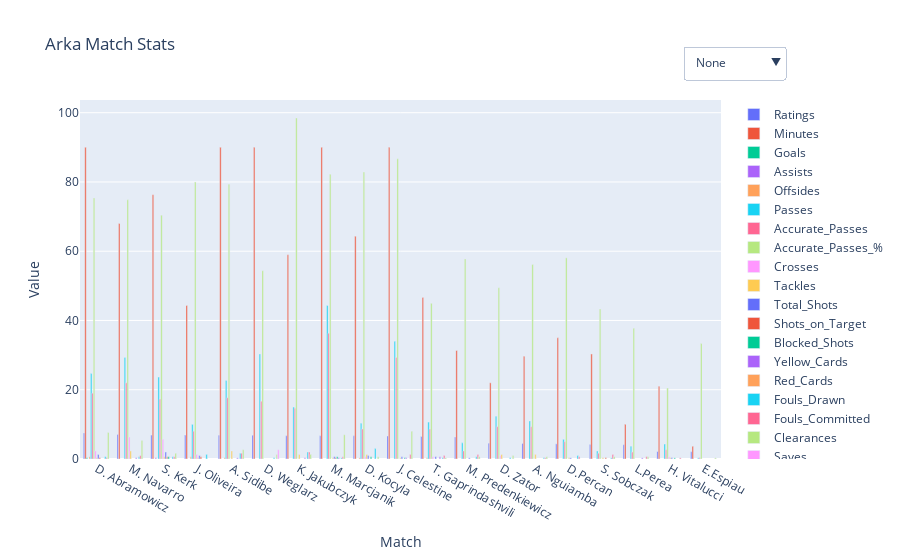

This figure's notebook cell:
### Code cell
# Create the figure
from torch import layout


fig = go.Figure()

# List of metrics to plot
metrics = ['Ratings', 'Minutes', 'Goals', 'Assists', 'Offsides', 'Passes',
       'Accurate_Passes', 'Accurate_Passes_%', 'Crosses', 'Tackles',
       'Total_Shots', 'Shots_on_Target', 'Blocked_Shots', 'Yellow_Cards',
       'Red_Cards', 'Fouls_Drawn', 'Fouls_Committed', 'Clearances', 'Saves']

# Add traces for each metric
for metric in metrics:
    filtered_data = data[data[metrics] >  0]
    sorted_df = filtered_data.sort_values(by=metric, ascending=False)
    
    fig.add_trace(go.Bar(x=sorted_df.index, y=sorted_df[metric], name=metric))


# Define visibility matrix
n = len(metrics)
visibility_matrix = {
    "None": [False] * n,
    "AVG Rating": [metric in ['Ratings'] for metric in metrics],
    "Minutes": [metric in ['Minutes'] for metric in metrics],
    "Passes": [metric in ['Passes', 'Accurate_Passes', 'Accurate_Passes_%', 'Crosses'] for metric in metrics],
    "Attack": [metric in ['Goals', 'Assists', 'Total_Shots', 'Shots_on_Target', 'Shots_Inside_Box', 'Shots_Outside_Box'] for metric in metrics],
    "Defense": [metric in ['Tackles', 'Fouls_Drawn', 'Fouls_Committed', 'Saves'] for metric in metrics],
    "Cards": [metric in ['Yellow_Cards', 'Red_Cards'] for metric in metrics],
    "All": [True] * n
}

# Create buttons
buttons = [
    dict(label=label,
         method="update",
         args=[{"visible": visibility},
               {"title": f"Arka Match Stats: {label}"}])
    for label, visibility in visibility_matrix.items()
]

# Add dropdown to figure
fig.update_layout(
    updatemenus=[dict(
        active=0,
        buttons=buttons,
        x=1.1,
        y=1.15
    )],
    title="Arka Match Stats",
    xaxis_title="Match",
    yaxis_title="Value",
    barmode='group'
)

fig.show()
fig.write_html("arka_stats_players.html")

### Figure 1 — Plotly figure (JSON) as saved in the notebook; plotly's stock layout.template omitted (floating-point values rounded to 4 significant figures)
{"data": [{"name": "Ratings", "type": "bar", "x": ["D. Abramowicz", "M. Navarro", "S. Kerk", "J. Oliveira", "A. Sidibe", "D. Weglarz", "K. Jakubczyk", "M. Marcjanik", "D. Kocyla", "J. Celestine", "T. Gaprindashvili", "M. Predenkiewicz", "D. Zator", "A. Nguiamba", "D.Percan", "S. Sobczak", "L.Perea", "H. Vitalucci", "E.Espiau"], "y": [7.53, 7.1, 6.91, 6.9, 6.86, 6.85, 6.73, 6.72, 6.71, 6.66, 6.5, 6.36, 4.53, 4.49, 4.37, 4.22, 4.13, 2.15, 2.11]}, {"name": "Minutes", "type": "bar", "x": ["D. Abramowicz", "J. Celestine", "A. Sidibe", "M. Marcjanik", "D. Weglarz", "S. Kerk", "M. Navarro", "D. Kocyla", "K. Jakubczyk", "T. Gaprindashvili", "J. Oliveira", "D.Percan", "M. Predenkiewicz", "S. Sobczak", "A. Nguiamba", "D. Zator", "H. Vitalucci", "L.Perea", "E.Espiau"], "y": [90.0, 90.0, 90.0, 90.0, 90.0, 76.33, 68.0, 64.33, 59.0, 46.67, 44.33, 35.0, 31.33, 30.33, 29.67, 22.0, 21.0, 10.0, 3.67]}, {"name": "Goals", "type": "bar", "x": ["D. Abramowicz", "S. Kerk", "J. Oliveira", "A. Nguiamba", "D. Zator", "K. Jakubczyk", "D. Kocyla", "D. Weglarz", "M. Navarro", "T. Gaprindashvili", "D.Percan", "M. Marcjanik", "A. Sidibe", "H. Vitalucci", "J. Celestine", "S. Sobczak", "M. Predenkiewicz", "L.Perea", "E.Espiau"], "y": [0.33, NaN, NaN, NaN, NaN, NaN, NaN, NaN, NaN, NaN, NaN, NaN, NaN, NaN, NaN, NaN, NaN, NaN, NaN]}, {"name": "Assists", "type": "bar", "x": ["S. Kerk", "D. Abramowicz", "J. Oliveira", "A. Nguiamba", "D. Zator", "K. Jakubczyk", "D. Kocyla", "D. Weglarz", "M. Navarro", "T. Gaprindashvili", "D.Percan", "M. Marcjanik", "A. Sidibe", "H. Vitalucci", "J. Celestine", "S. Sobczak", "M. Predenkiewicz", "L.Perea", "E.Espiau"], "y": [0.33, NaN, NaN, NaN, NaN, NaN, NaN, NaN, NaN, NaN, NaN, NaN, NaN, NaN, NaN, NaN, NaN, NaN, NaN]}, {"name": "Offsides", "type": "bar", "x": ["D. Abramowicz", "J. Oliveira", "D. Kocyla", "T. Gaprindashvili", "A. Sidibe", "S. Kerk", "A. Nguiamba", "D. Zator", "K. Jakubczyk", "D. Weglarz", "M. Navarro", "D.Percan", "M. Marcjanik", "H. Vitalucci", "J. Celestine", "S. Sobczak", "M. Predenkiewicz", "L.Perea", "E.Espiau"], "y": [0.67, 0.67, 0.33, 0.33, 0.33, NaN, NaN, NaN, NaN, NaN, NaN, NaN, NaN, NaN, NaN, NaN, NaN, NaN, NaN]}, {"name": "Passes", "type": "bar", "x": ["M. Marcjanik", "J. Celestine", "D. Weglarz", "M. Navarro", "D. Abramowicz", "S. Kerk", "A. Sidibe", "K. Jakubczyk", "D. Zator", "A. Nguiamba", "T. Gaprindashvili", "D. Kocyla", "J. Oliveira", "D.Percan", "M. Predenkiewicz", "H. Vitalucci", "L.Perea", "S. Sobczak", "E.Espiau"], "y": [44.33, 34.0, 30.33, 29.33, 24.67, 23.67, 22.67, 15.0, 12.33, 11.0, 10.67, 10.33, 10.0, 5.67, 4.67, 4.33, 3.67, 2.33, 0.33]}, {"name": "Accurate_Passes", "type": "bar", "x": ["M. Marcjanik", "J. Celestine", "M. Navarro", "D. Abramowicz", "A. Sidibe", "S. Kerk", "D. Weglarz", "K. Jakubczyk", "A. Nguiamba", "D. Zator", "T. Gaprindashvili", "D. Kocyla", "J. Oliveira", "D.Percan", "H. Vitalucci", "M. Predenkiewicz", "L.Perea", "S. Sobczak", "E.Espiau"], "y": [36.33, 29.33, 22.0, 19.0, 17.67, 17.33, 16.67, 14.67, 9.33, 9.33, 8.67, 8.67, 8.0, 5.0, 2.67, 2.33, 2.0, 1.67, 0.33]}, {"name": "Accurate_Passes_%", "type": "bar", "x": ["K. Jakubczyk", "J. Celestine", "D. Kocyla", "M. Marcjanik", "J. Oliveira", "A. Sidibe", "D. Abramowicz", "M. Navarro", "S. Kerk", "D.Percan", "M. Predenkiewicz", "A. Nguiamba", "D. Weglarz", "D. Zator", "T. Gaprindashvili", "S. Sobczak", "L.Perea", "E.Espiau", "H. Vitalucci"], "y": [98.48, 86.68, 82.86, 82.21, 80.0, 79.31, 75.35, 74.84, 70.4, 58.08, 57.78, 56.17, 54.37, 49.47, 44.95, 43.33, 37.78, 33.33, 20.51]}, {"name": "Crosses", "type": "bar", "x": ["M. Navarro", "S. Kerk", "D. Abramowicz", "J. Oliveira", "D. Zator", "D. Kocyla", "T. Gaprindashvili", "H. Vitalucci", "A. Nguiamba", "K. Jakubczyk", "D. Weglarz", "D.Percan", "M. Marcjanik", "A. Sidibe", "J. Celestine", "S. Sobczak", "M. Predenkiewicz", "L.Perea", "E.Espiau"], "y": [6.33, 5.67, 2.33, 1.33, 1.0, 0.67, 0.67, 0.67, NaN, NaN, NaN, NaN, NaN, NaN, NaN, NaN, NaN, NaN, NaN]}, {"name": "Tackles", "type": "bar", "x": ["M. Navarro", "A. Sidibe", "A. Nguiamba", "D. Zator", "K. Jakubczyk", "D. Kocyla", "S. Kerk", "D. Abramowicz", "J. Oliveira", "D.Percan", "M. Marcjanik", "H. Vitalucci", "J. Celestine", "S. Sobczak", "D. Weglarz", "T. Gaprindashvili", "M. Predenkiewicz", "L.Perea", "E.Espiau"], "y": [2.33, 2.33, 1.33, 1.33, 1.33, 1.33, 0.67, 0.33, 0.33, 0.33, 0.33, 0.33, 0.33, 0.33, NaN, NaN, NaN, NaN, NaN]}, {"name": "Total_Shots", "type": "bar", "x": ["S. Kerk", "D. Abramowicz", "J. Oliveira", "D. Kocyla", "T. Gaprindashvili", "M. Marcjanik", "J. Celestine", "D.Percan", "H. Vitalucci", "M. Predenkiewicz", "A. Nguiamba", "D. Zator", "K. Jakubczyk", "D. Weglarz", "M. Navarro", "A. Sidibe", "S. Sobczak", "L.Perea", "E.Espiau"], "y": [2.0, 1.33, 1.0, 1.0, 0.67, 0.67, 0.67, 0.33, 0.33, 0.33, NaN, NaN, NaN, NaN, NaN, NaN, NaN, NaN, NaN]}, {"name": "Shots_on_Target", "type": "bar", "x": ["S. Kerk", "J. Oliveira", "D. Abramowicz", "M. Marcjanik", "S. Sobczak", "A. Nguiamba", "D. Zator", "K. Jakubczyk", "D. Kocyla", "D. Weglarz", "M. Navarro", "T. Gaprindashvili", "D.Percan", "A. Sidibe", "H. Vitalucci", "J. Celestine", "M. Predenkiewicz", "L.Perea", "E.Espiau"], "y": [0.67, 0.67, 0.33, 0.33, 0.33, NaN, NaN, NaN, NaN, NaN, NaN, NaN, NaN, NaN, NaN, NaN, NaN, NaN, NaN]}, {"name": "Blocked_Shots", "type": "bar", "x": ["S. Kerk", "D. Kocyla", "M. Marcjanik", "H. Vitalucci", "J. Celestine", "D. Abramowicz", "J. Oliveira", "A. Nguiamba", "D. Zator", "K. Jakubczyk", "D. Weglarz", "M. Navarro", "T. Gaprindashvili", "D.Percan", "A. Sidibe", "S. Sobczak", "M. Predenkiewicz", "L.Perea", "E.Espiau"], "y": [0.67, 0.67, 0.67, 0.33, 0.33, NaN, NaN, NaN, NaN, NaN, NaN, NaN, NaN, NaN, NaN, NaN, NaN, NaN, NaN]}, {"name": "Yellow_Cards", "type": "bar", "x": ["T. Gaprindashvili", "K. Jakubczyk", "M. Navarro", "M. Marcjanik", "A. Sidibe", "J. Celestine", "L.Perea", "D. Abramowicz", "S. Kerk", "J. Oliveira", "A. Nguiamba", "D. Zator", "D. Kocyla", "D. Weglarz", "D.Percan", "H. Vitalucci", "S. Sobczak", "M. Predenkiewicz", "E.Espiau"], "y": [0.67, 0.33, 0.33, 0.33, 0.33, 0.33, 0.33, NaN, NaN, NaN, NaN, NaN, NaN, NaN, NaN, NaN, NaN, NaN, NaN]}, {"name": "Red_Cards", "type": "bar", "x": ["D. Abramowicz", "S. Kerk", "J. Oliveira", "A. Nguiamba", "D. Zator", "K. Jakubczyk", "D. Kocyla", "D. Weglarz", "M. Navarro", "T. Gaprindashvili", "D.Percan", "M. Marcjanik", "A. Sidibe", "H. Vitalucci", "J. Celestine", "S. Sobczak", "M. Predenkiewicz", "L.Perea", "E.Espiau"], "y": [NaN, NaN, NaN, NaN, NaN, NaN, NaN, NaN, NaN, NaN, NaN, NaN, NaN, NaN, NaN, NaN, NaN, NaN, NaN]}, {"name": "Fouls_Drawn", "type": "bar", "x": ["D. Kocyla", "K. Jakubczyk", "A. Sidibe", "J. Oliveira", "D.Percan", "D. Abramowicz", "S. Kerk", "M. Navarro", "M. Predenkiewicz", "A. Nguiamba", "D. Zator", "D. Weglarz", "T. Gaprindashvili", "M. Marcjanik", "S. Sobczak", "H. Vitalucci", "J. Celestine", "L.Perea", "E.Espiau"], "y": [3.0, 2.0, 1.67, 1.33, 1.0, 0.67, 0.67, 0.67, 0.67, 0.33, 0.33, 0.33, 0.33, 0.33, 0.33, NaN, NaN, NaN, NaN]}, {"name": "Fouls_Committed", "type": "bar", "x": ["K. Jakubczyk", "A. Sidibe", "J. Celestine", "S. Sobczak", "M. Predenkiewicz", "M. Navarro", "T. Gaprindashvili", "S. Kerk", "D.Percan", "M. Marcjanik", "L.Perea", "D. Abramowicz", "A. Nguiamba", "H. Vitalucci", "J. Oliveira", "D. Zator", "D. Kocyla", "D. Weglarz", "E.Espiau"], "y": [2.0, 1.67, 1.33, 1.33, 1.33, 1.0, 1.0, 0.67, 0.67, 0.67, 0.67, 0.33, 0.33, 0.33, NaN, NaN, NaN, NaN, NaN]}, {"name": "Clearances", "type": "bar", "x": ["J. Celestine", "D. Abramowicz", "M. Marcjanik", "M. Navarro", "A. Sidibe", "S. Kerk", "K. Jakubczyk", "D. Weglarz", "D. Zator", "A. Nguiamba", "D. Kocyla", "S. Sobczak", "M. Predenkiewicz", "L.Perea", "T. Gaprindashvili", "E.Espiau", "J. Oliveira", "D.Percan", "H. Vitalucci"], "y": [8.0, 7.67, 7.0, 5.33, 2.67, 1.67, 1.33, 1.33, 1.0, 0.67, 0.67, 0.67, 0.67, 0.67, 0.33, 0.33, NaN, NaN, NaN]}, {"name": "Saves", "type": "bar", "x": ["D. Weglarz", "D. Abramowicz", "S. Kerk", "J. Oliveira", "A. Nguiamba", "D. Zator", "K. Jakubczyk", "D. Kocyla", "M. Navarro", "T. Gaprindashvili", "D.Percan", "M. Marcjanik", "A. Sidibe", "H. Vitalucci", "J. Celestine", "S. Sobczak", "M. Predenkiewicz", "L.Perea", "E.Espiau"], "y": [2.67, NaN, NaN, NaN, NaN, NaN, NaN, NaN, NaN, NaN, NaN, NaN, NaN, NaN, NaN, NaN, NaN, NaN, NaN]}], "layout": {"barmode": "group", "title": {"text": "Arka Match Stats"}, "updatemenus": [{"active": 0, "buttons": [{"args": [{"visible": [false, false, false, false, false, false, false, false, false, false, false, false, false, false, false, false, false, false, false]}, {"title": "Arka Match Stats: None"}], "label": "None", "method": "update"}, {"args": [{"visible": [true, false, false, false, false, false, false, false, false, false, false, false, false, false, false, false, false, false, false]}, {"title": "Arka Match Stats: AVG Rating"}], "label": "AVG Rating", "method": "update"}, {"args": [{"visible": [false, true, false, false, false, false, false, false, false, false, false, false, false, false, false, false, false, false, false]}, {"title": "Arka Match Stats: Minutes"}], "label": "Minutes", "method": "update"}, {"args": [{"visible": [false, false, false, false, false, true, true, true, true, false, false, false, false, false, false, false, false, false, false]}, {"title": "Arka Match Stats: Passes"}], "label": "Passes", "method": "update"}, {"args": [{"visible": [false, false, true, true, false, false, false, false, false, false, true, true, false, false, false, false, false, false, false]}, {"title": "Arka Match Stats: Attack"}], "label": "Attack", "method": "update"}, {"args": [{"visible": [false, false, false, false, false, false, false, false, false, true, false, false, false, false, false, true, true, false, true]}, {"title": "Arka Match Stats: Defense"}], "label": "Defense", "method": "update"}, {"args": [{"visible": [false, false, false, false, false, false, false, false, false, false, false, false, false, true, true, false, false, false, false]}, {"title": "Arka Match Stats: Cards"}], "label": "Cards", "method": "update"}, {"args": [{"visible": [true, true, true, true, true, true, true, true, true, true, true, true, true, true, true, true, true, true, true]}, {"title": "Arka Match Stats: All"}], "label": "All", "method": "update"}], "x": 1.1, "y": 1.15}], "xaxis": {"title": {"text": "Match"}}, "yaxis": {"title": {"text": "Value"}}}}
